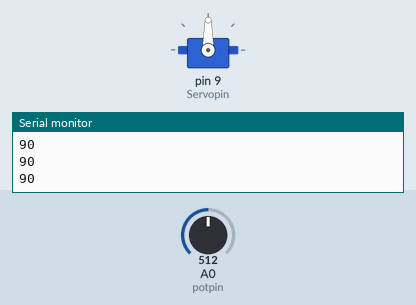
Simulated run of this sketch. Board: Arduino Uno, built with avr-gcc and run on an emulated ATmega328P. Parts: servo, the last lines printed to the serial monitor. Inputs (shaded band) come from the test bench; at power-on: A0 (potpin) = 512.

Above: at 1.2 s.
1.3 s: A0 (potpin) set to 716
At 2.1 s:
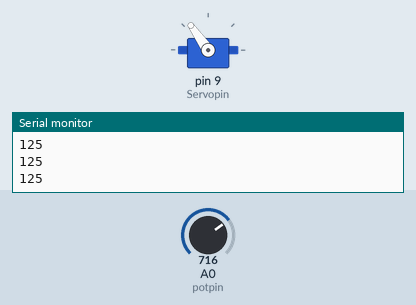
2.8 s: A0 (potpin) set to 900
At 3.4 s:
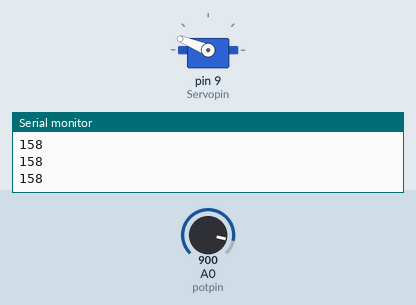
4.3 s: A0 (potpin) set to 1023
At 4.8 s:
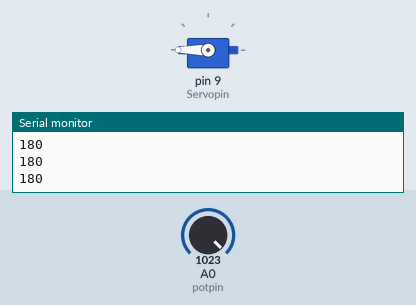
5.8 s: A0 (potpin) set to 306
At 6.2 s:
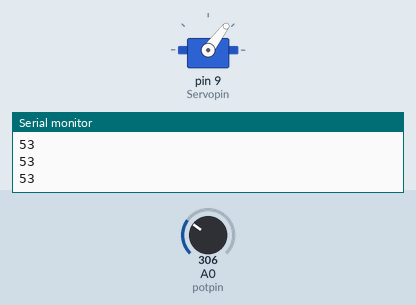
7.3 s: A0 (potpin) set to 122
At 8.5 s:
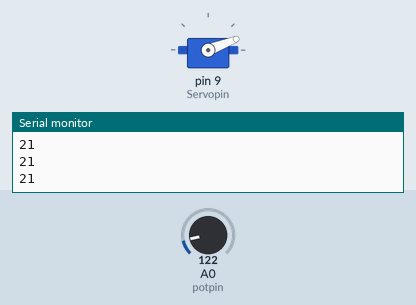
8.8 s: A0 (potpin) set to 0
At 10.0 s:
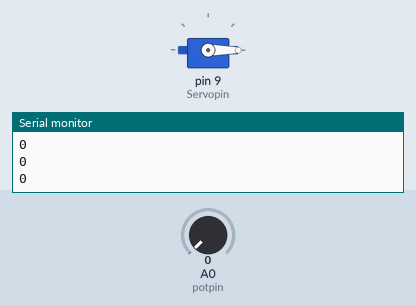
Timing chart, 0 to 11.3 s (numbered marks = the images above; inputs shaded):
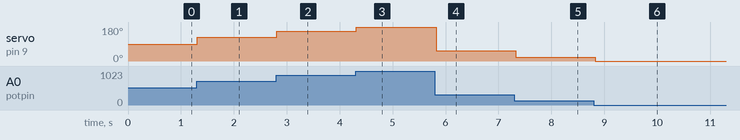

The sketch:

Deneme26-ServoMotor2.ino
```cpp
#include <Servo.h>

Servo myServo;
int Servopin=9;
int potpin=0;
int val;

void setup() {
  // put your setup code here, to run once:
  myServo.attach(Servopin);
  Serial.begin(9600);
}

void loop() {
  // put your main code here, to run repeatedly:
  val=analogRead(potpin);
  val=map(val,0,1023,0,180);
  myServo.write(val);
  Serial.println(val);
  delay(100);
}
```

Measured:
- after the input at 1.3 s, servo on pin 9 (Servopin): 90° → 125° at once
- after the input at 2.8 s, servo on pin 9 (Servopin): 125° → 158° at once
- after the input at 4.3 s, servo on pin 9 (Servopin): 158° → 180° at once
- after the input at 5.8 s, servo on pin 9 (Servopin): 180° → 53° at once
- after the input at 7.3 s, servo on pin 9 (Servopin): 53° → 21° at once
- after the input at 8.8 s, servo on pin 9 (Servopin): 21° → 0° at once
